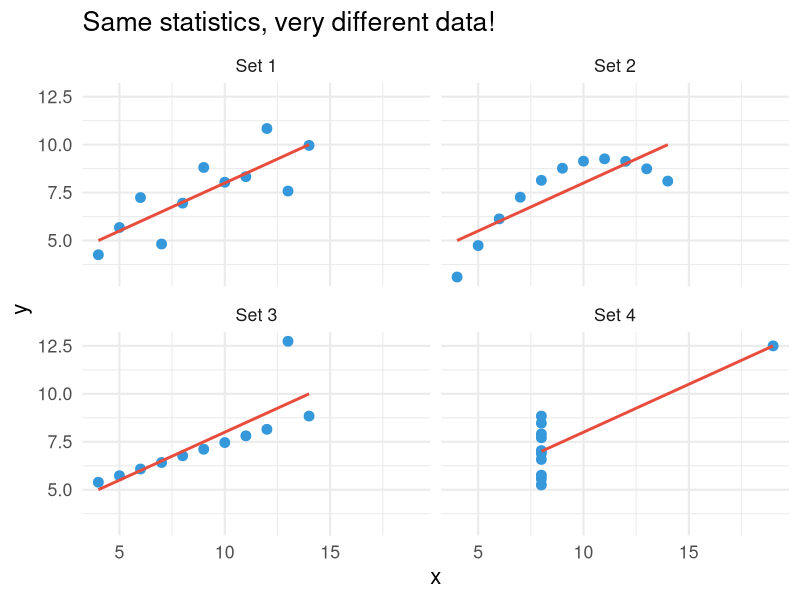
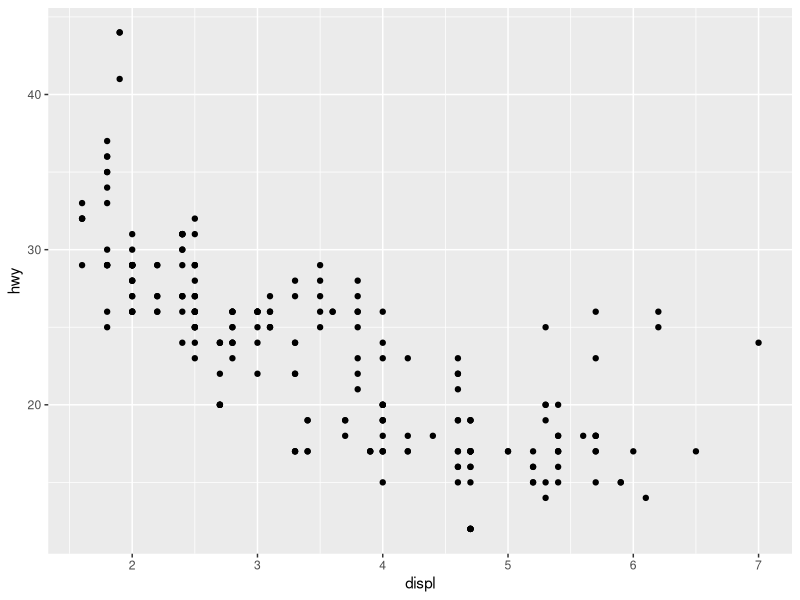
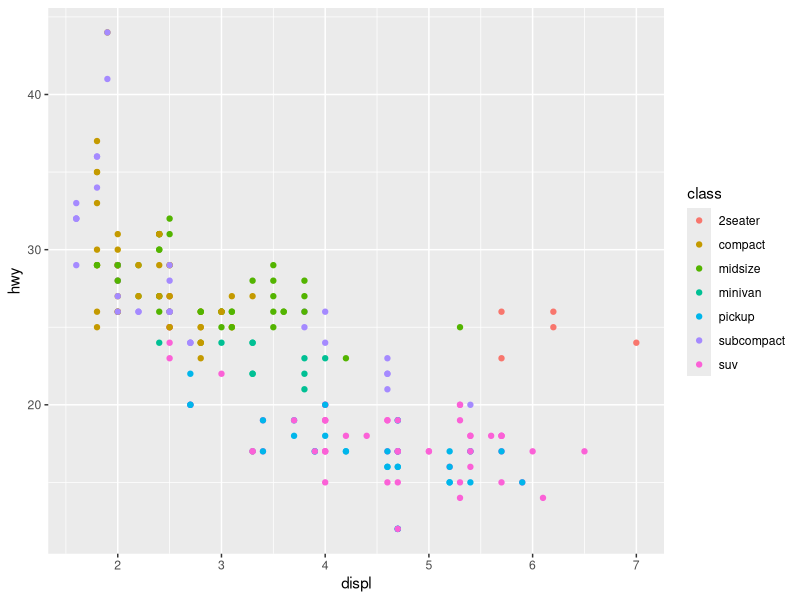
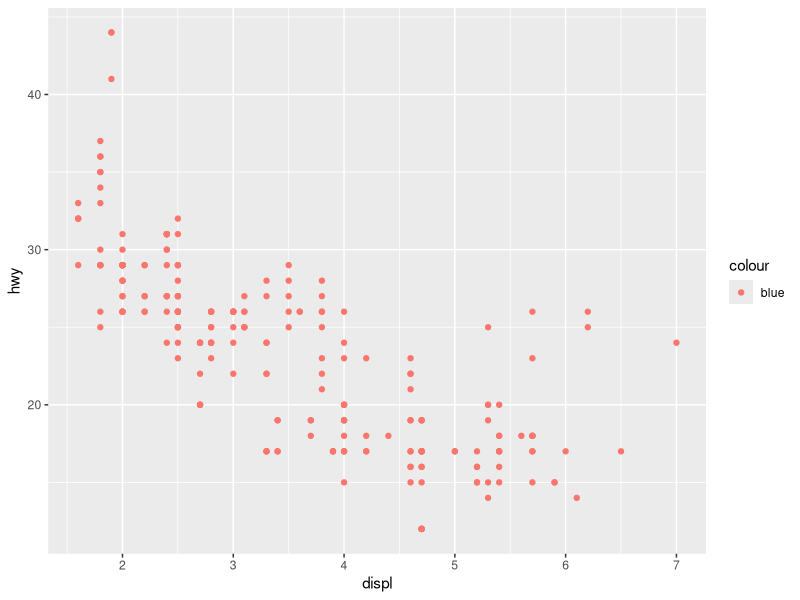
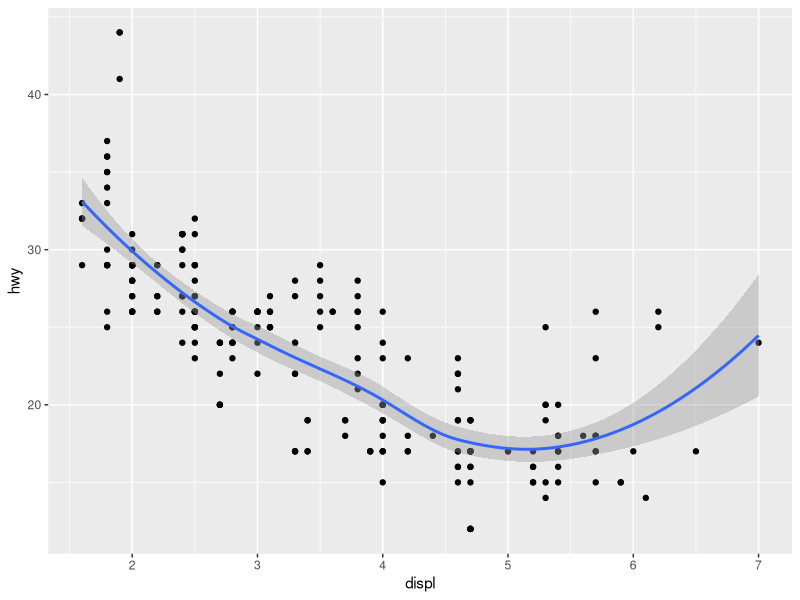
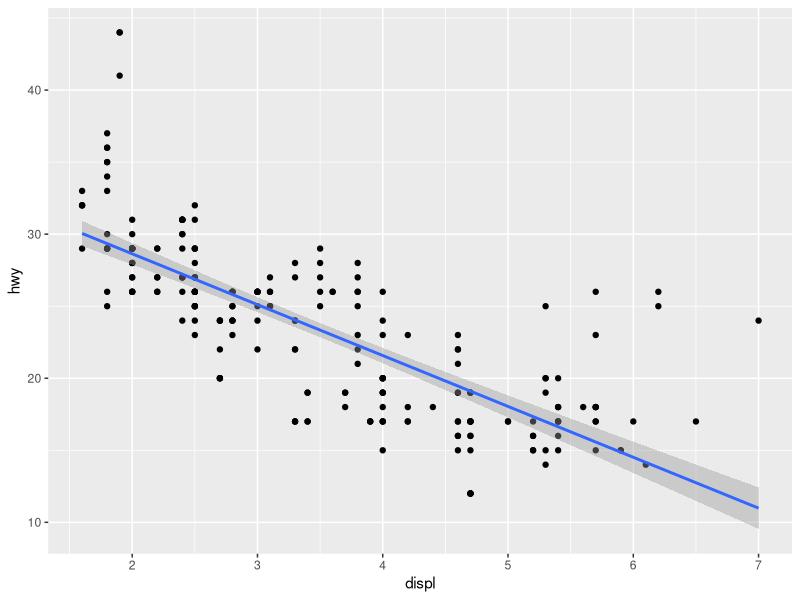
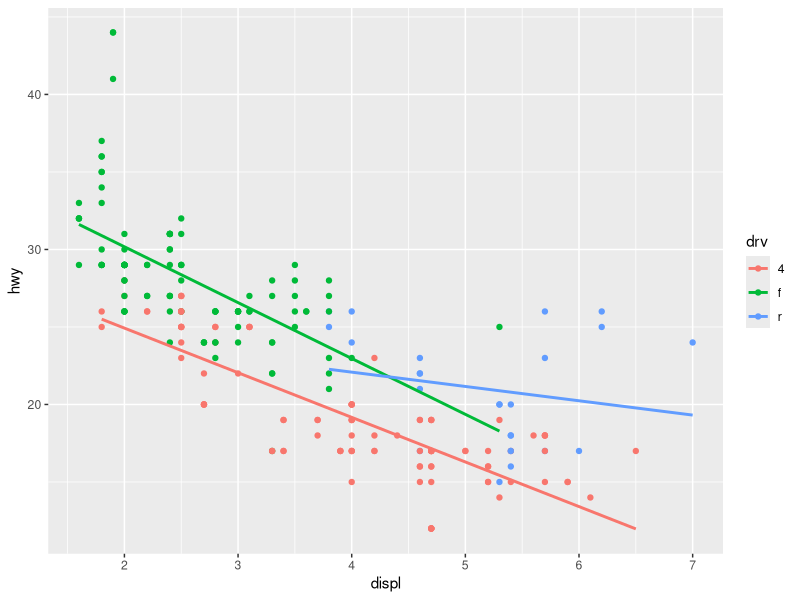
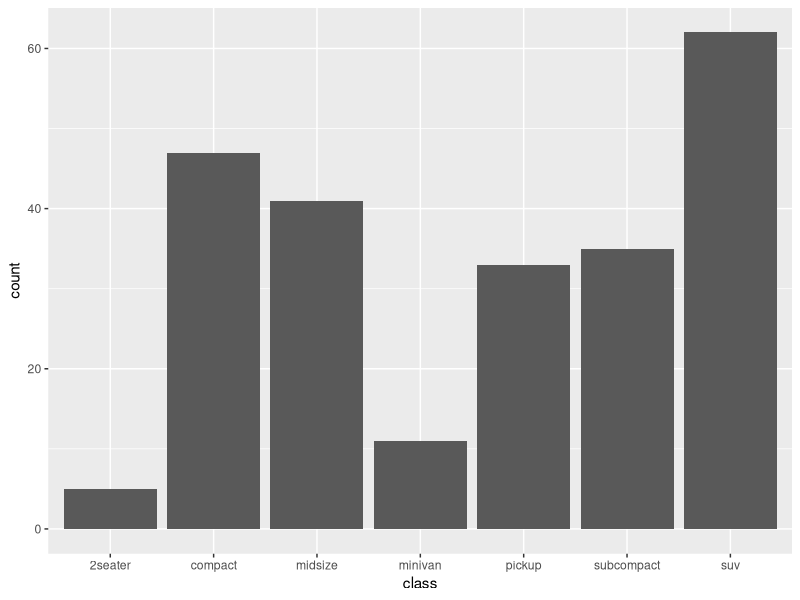

These charts were generated, in order, by the following R code:
## ---- chunk 1
#| include: false
# Load packages for all slides
library(tidyverse)
## ---- chunk 2
#| echo: false
anscombe_long <- anscombe |>
  pivot_longer(everything(),
               names_to = c(".value", "set"),
               names_pattern = "(.)(.)")

anscombe_long |>
  group_by(set) |>
  summarise(
    mean_x = round(mean(x), 2),
    mean_y = round(mean(y), 2),
    sd_x = round(sd(x), 2),
    sd_y = round(sd(y), 2),
    cor = round(cor(x, y), 2)
  ) |>
  knitr::kable()
## ---- chunk 3
#| echo: false
#| fig-width: 10
#| fig-height: 6
#| fig-alt: "Four scatterplots of Anscombe's Quartet, each with an identical linear regression line but very different data patterns — one linear, one curved, one with an outlier, and one clustered with a single extreme point."
ggplot(anscombe_long, aes(x, y)) +
  geom_point(size = 3, color = "#3498db") +
  geom_smooth(method = "lm", se = FALSE, color = "#e74c3c") +
  facet_wrap(~set, labeller = labeller(set = c("1" = "Set 1", "2" = "Set 2",
                                                "3" = "Set 3", "4" = "Set 4"))) +
  theme_minimal(base_size = 16) +
  labs(title = "Same statistics, very different data!")
## ---- chunk 4
# Fuel economy data for 234 cars
glimpse(mpg)
## ---- chunk 5
#| output-location: slide
#| fig-width: 8
#| fig-height: 5
#| fig-alt: "Scatterplot of engine displacement versus highway miles per gallon showing a negative curved relationship — cars with larger engines tend to get worse fuel economy."
# Relationship between engine size and highway mpg
ggplot(data = mpg, mapping = aes(x = displ, y = hwy)) +
  geom_point()
## ---- chunk 6
#| output-location: slide
#| fig-width: 10
#| fig-height: 5
#| fig-alt: "Scatterplot of engine displacement versus highway mpg with points colored by vehicle class, showing that compact and subcompact cars cluster at high mpg and low displacement while SUVs and pickups cluster at low mpg and high displacement."
ggplot(mpg, aes(x = displ, y = hwy, color = class)) +
  geom_point()
## ---- chunk 7
#| output-location: slide
#| fig-width: 10
#| fig-height: 5
#| fig-alt: "Scatterplot where all points are salmon-red instead of blue, with a legend showing a single category labeled 'blue' — illustrating the common mistake of placing a color name inside aes() where ggplot treats it as a categorical variable."
# What happens if you put a constant inside aes()?
ggplot(mpg, aes(x = displ, y = hwy, color = "blue")) +
  geom_point()
## ---- chunk 8
#| output-location: slide
#| fig-width: 10
#| fig-height: 5
#| fig-alt: "Scatterplot of engine displacement versus highway mpg with a smoothed (loess) trend line and gray confidence band showing a negative curved relationship that levels off around 5 liters of displacement."
ggplot(mpg, aes(x = displ, y = hwy)) +
  geom_point() +
  geom_smooth()  # Adds a smoothed trend line
## ---- chunk 9
#| output-location: slide
#| fig-width: 10
#| fig-height: 5
#| fig-alt: "Scatterplot of engine displacement versus highway mpg with a straight linear regression line and confidence band showing a clear negative linear trend — highway mpg decreases as engine size increases."
ggplot(mpg, aes(x = displ, y = hwy)) +
  geom_point() +
  geom_smooth(method = "lm")  # lm = linear model
## ---- chunk 10
#| output-location: slide
#| fig-width: 10
#| fig-height: 5
#| fig-alt: "Scatterplot of engine displacement versus highway mpg colored by drive type (front, rear, 4-wheel) with separate linear trend lines for each group, showing that all three drive types have negative trends but at different levels."
ggplot(mpg, aes(x = displ, y = hwy, color = drv)) +
  geom_point() +
  geom_smooth(method = "lm", se = FALSE)  # se = FALSE removes confidence band
## ---- chunk 11
#| output-location: slide
#| fig-width: 10
#| fig-height: 5
#| fig-alt: "Bar chart showing the count of vehicles in each car class — SUVs are the most common category with over 60 vehicles, followed by compact and midsize, while 2-seaters are the least common."
# Counts of each car class
ggplot(mpg, aes(x = class)) +
  geom_bar()
## ---- chunk 12
#| output-location: slide
#| fig-width: 10
#| fig-height: 5
#| fig-alt: "Histogram of highway miles per gallon with steel blue bars and white borders, showing a roughly bimodal distribution with peaks around 17 and 27 mpg."
# Distribution of highway mpg
ggplot(mpg, aes(x = hwy)) +
  geom_histogram(binwidth = 2, fill = "steelblue", color = "white")
## ---- chunk 13
#| output-location: slide
#| fig-width: 10
#| fig-height: 5
#| fig-alt: "Boxplots comparing highway mpg across seven vehicle classes — compact and subcompact cars have the highest median highway mpg while pickups and SUVs have the lowest, with several outliers visible."
# Highway mpg by car class
ggplot(mpg, aes(x = class, y = hwy)) +
  geom_boxplot()
## ---- chunk 14
#| output-location: slide
#| fig-width: 10
#| fig-height: 5
#| fig-alt: "Scatterplot of engine displacement versus highway mpg split into seven small panels (one per vehicle class) using facet_wrap, making it easy to see that each class occupies a distinct region of engine size and fuel efficiency."
ggplot(mpg, aes(x = displ, y = hwy)) +
  geom_point() +
  facet_wrap(~class)
## ---- chunk 15
#| output-location: slide
#| fig-width: 10
#| fig-height: 5
#| fig-alt: "Labeled scatterplot titled 'Fuel Efficiency vs Engine Size' with subtitle, descriptive axis labels, and a legend for vehicle class — demonstrating how labs() makes a plot publication-ready."
ggplot(mpg, aes(x = displ, y = hwy)) +
  geom_point(aes(color = class)) +
  labs(
    title = "Fuel Efficiency vs Engine Size",
    subtitle = "Larger engines tend to be less efficient",
    x = "Engine displacement (liters)",
    y = "Highway fuel efficiency (mpg)",
    color = "Vehicle class"
  )
## ---- chunk 16
#| output-location: slide
#| fig-width: 10
#| fig-height: 5
#| fig-alt: "Scatterplot of engine displacement versus highway mpg colored by vehicle class using theme_minimal, which removes the gray background and gives the plot a clean, modern appearance."
ggplot(mpg, aes(x = displ, y = hwy)) +
  geom_point(aes(color = class)) +
  theme_minimal()  # Clean, minimal theme
## ---- chunk 17
#| output-location: slide
#| fig-width: 10
#| fig-height: 5
#| fig-alt: "Side-by-side boxplots comparing anxiety scores (BAI) between a Control group and a Treatment group — the Treatment group has a visibly lower median anxiety score, demonstrating the same ggplot template applied to psychology data."
set.seed(410)  # Reproducible results
# Simulated experiment: condition vs. anxiety score
psych_demo <- tibble(
  condition = rep(c("Control", "Treatment"), each = 30),
  anxiety = c(rnorm(30, mean = 35, sd = 8), rnorm(30, mean = 28, sd = 8))
)

ggplot(psych_demo, aes(x = condition, y = anxiety, fill = condition)) +
  geom_boxplot(alpha = 0.7, show.legend = FALSE) +
  labs(
    title = "Treatment Group Reports Lower Anxiety",
    x = NULL,
    y = "Anxiety score (BAI)"
  ) +
  theme_minimal(base_size = 14)
## ---- chunk 18
#| output-location: slide
#| fig-width: 10
#| fig-height: 6
#| fig-alt: "A polished scatterplot showing fuel efficiency decreasing with engine size, with points colored by vehicle class, a black linear trend line with confidence band, descriptive title and subtitle, proper axis labels, a caption citing the EPA data source, and a minimal theme."
ggplot(mpg, aes(x = displ, y = hwy)) +
  geom_point(aes(color = class), size = 2, alpha = 0.7) +
  geom_smooth(method = "lm", color = "black", se = TRUE) +
  labs(
    title = "Fuel Efficiency Decreases with Engine Size",
    subtitle = "Data from 234 vehicles (1999-2008)",
    x = "Engine displacement (liters)",
    y = "Highway MPG",
    color = "Vehicle class",
    caption = "Source: EPA fuel economy data"
  ) +
  theme_minimal(base_size = 14)
